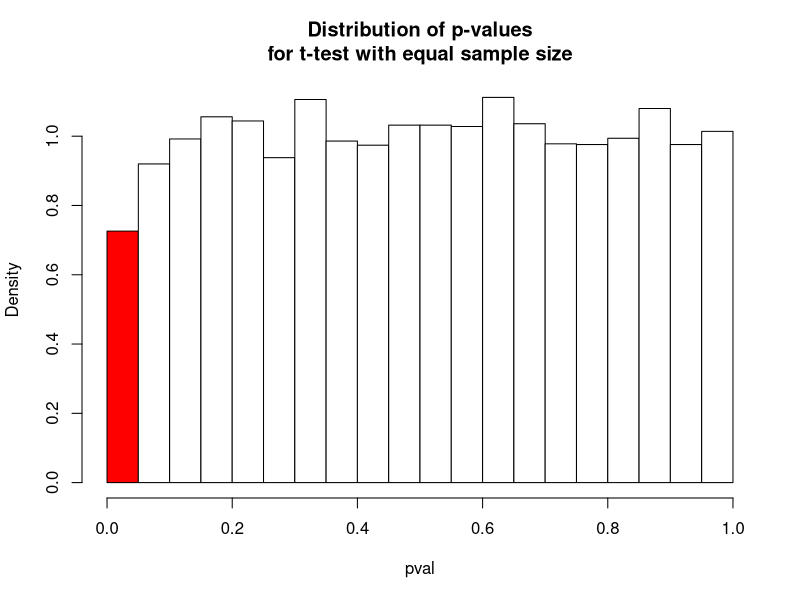
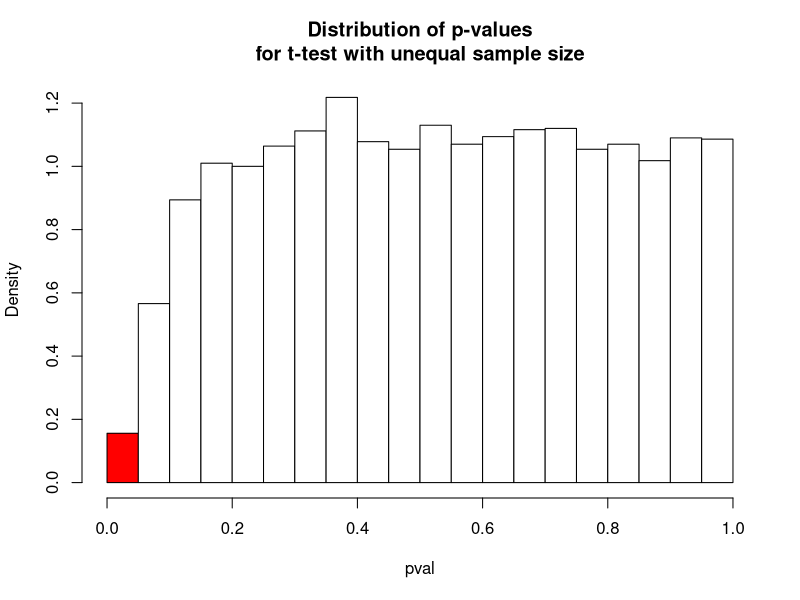

Recreate these plots in R, in order.
## ---- chunk 1
rep <- 1e4
mu1 <- 5
mu2 <- 5
sigma <- 2
n1 <- 10
n2 <- 10
tval <- numeric(rep)
pval <- numeric(rep)

for(i in 1 :rep){
  x1 <- rnorm(n1, mu1, sigma)
  x2 <- rnorm(n2, mu2, sigma)
  S <- sqrt(((n1 - 1) * var(x1) + (n2 - 1) * var(x2)) / (n1 + n2 - 2))
  tval[i] <- (mean(x1) - mean(x2)) / (S * sqrt(1 / n1 + 1 / n2))
  pval[i] <- 2 * pt(abs(tval[i]), df = min(n1, n2) - 1, lower = FALSE)
}
hist(pval, freq = FALSE, breaks = seq(0, 1, 0.05), col = c("red", rep("white", 19)),
     main = "Distribution of p-values\nfor t-test with equal sample size")
## ---- chunk 2

rep <- 1e4
mu1 <- 5
mu2 <- 5
sigma <- 2
n1 <- 5
n2 <- 50
tval <- numeric(rep)
pval <- numeric(rep)

for(i in 1 :rep){
  x1 <- rnorm(n1, mu1, sigma)
  x2 <- rnorm(n2, mu2, sigma)
  S <- sqrt(((n1 - 1) * var(x1) + (n2 - 1) * var(x2)) / (n1 + n2 - 2))
  tval[i] <- (mean(x1) - mean(x2)) / (S * sqrt(1 / n1 + 1 / n2))
  pval[i] <- 2 * pt(abs(tval[i]), df = min(n1, n2) - 1, lower = FALSE)
}
hist(pval, freq = FALSE, breaks = seq(0, 1, 0.05), col = c("red", rep("white", 19)),
     main = "Distribution of p-values\nfor t-test with unequal sample size")

